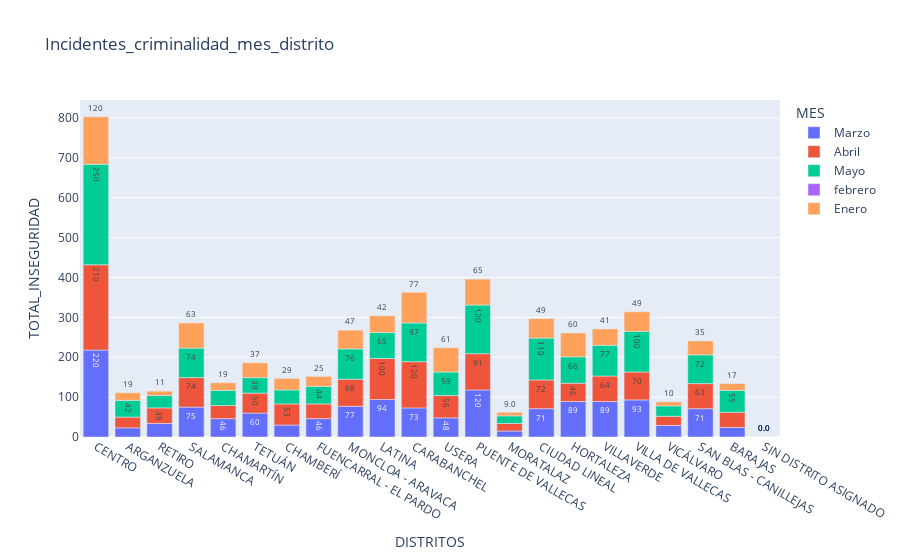

The cell this chart's notebook holds for it:
### Markdown cell above
### We plott criminality by month and district

### Code cell
fig = px.bar(df, x='DISTRITOS', y='TOTAL_INSEGURIDAD',
             hover_data=['RELACIONADAS CON LAS PERSONAS',
       'RELACIONADAS CON EL PATRIMONIO', 'POR TENENCIA DE ARMAS',
       'POR TENENCIA DE DROGAS', 'POR CONSUMO DE DROGAS'], color='MES',
             title="Incidentes_criminalidad_mes_distrito", text='TOTAL_INSEGURIDAD', )
fig.update_traces(texttemplate='%{text:.2s}', textposition='outside')
fig.update_layout(uniformtext_minsize=8, uniformtext_mode='hide')

fig.show()

### Figure 1 — Plotly figure (JSON) as saved in the notebook; plotly's stock layout.template omitted (floating-point values rounded to 4 significant figures)
{"data": [{"alignmentgroup": "True", "customdata": [[null, null, null, null, null], [null, null, null, null, null], [null, null, null, null, null], [null, null, null, null, null], [null, null, null, null, null], [null, null, null, null, null], [null, null, null, null, null], [null, null, null, null, null], [null, null, null, null, null], [null, null, null, null, null], [null, null, null, null, null], [null, null, null, null, null], [null, null, null, null, null], [null, null, null, null, null], [null, null, null, null, null], [null, null, null, null, null], [null, null, null, null, null], [null, null, null, null, null], [null, null, null, null, null], [null, null, null, null, null], [null, null, null, null, null], [null, null, null, null, null]], "hovertemplate": "MES=Marzo<br>DISTRITOS=%{x}<br>TOTAL_INSEGURIDAD=%{text}<br>RELACIONADAS CON LAS PERSONAS=%{customdata[0]}<br>RELACIONADAS CON EL PATRIMONIO=%{customdata[1]}<br>POR TENENCIA DE ARMAS=%{customdata[2]}<br>POR TENENCIA DE DROGAS=%{customdata[3]}<br>POR CONSUMO DE DROGAS=%{customdata[4]}<extra></extra>", "legendgroup": "Marzo", "marker": {"color": "#636efa"}, "name": "Marzo", "offsetgroup": "Marzo", "orientation": "v", "showlegend": true, "text": [218, 23, 34, 75, 46, 60, 30, 46, 77, 94, 73, 48, 118, 15, 71, 89, 89, 93, 29, 71, 24, 0], "textposition": "outside", "texttemplate": "%{text:.2s}", "type": "bar", "x": ["CENTRO", "ARGANZUELA", "RETIRO", "SALAMANCA", "CHAMARTÍN", "TETUÁN", "CHAMBERÍ", "FUENCARRAL - EL PARDO", "MONCLOA - ARAVACA", "LATINA", "CARABANCHEL", "USERA", "PUENTE DE VALLECAS", "MORATALAZ", "CIUDAD LINEAL", "HORTALEZA", "VILLAVERDE", "VILLA DE VALLECAS", "VICÁLVARO", "SAN BLAS - CANILLEJAS", "BARAJAS", "SIN DISTRITO ASIGNADO"], "xaxis": "x", "y": [218, 23, 34, 75, 46, 60, 30, 46, 77, 94, 73, 48, 118, 15, 71, 89, 89, 93, 29, 71, 24, 0], "yaxis": "y"}, {"alignmentgroup": "True", "customdata": [[null, null, null, null, null], [null, null, null, null, null], [null, null, null, null, null], [null, null, null, null, null], [null, null, null, null, null], [null, null, null, null, null], [null, null, null, null, null], [null, null, null, null, null], [null, null, null, null, null], [null, null, null, null, null], [null, null, null, null, null], [null, null, null, null, null], [null, null, null, null, null], [null, null, null, null, null], [null, null, null, null, null], [null, null, null, null, null], [null, null, null, null, null], [null, null, null, null, null], [null, null, null, null, null], [null, null, null, null, null], [null, null, null, null, null], [null, null, null, null, null]], "hovertemplate": "MES=Abril<br>DISTRITOS=%{x}<br>TOTAL_INSEGURIDAD=%{text}<br>RELACIONADAS CON LAS PERSONAS=%{customdata[0]}<br>RELACIONADAS CON EL PATRIMONIO=%{customdata[1]}<br>POR TENENCIA DE ARMAS=%{customdata[2]}<br>POR TENENCIA DE DROGAS=%{customdata[3]}<br>POR CONSUMO DE DROGAS=%{customdata[4]}<extra></extra>", "legendgroup": "Abril", "marker": {"color": "#EF553B"}, "name": "Abril", "offsetgroup": "Abril", "orientation": "v", "showlegend": true, "text": [214, 27, 39, 74, 33, 50, 53, 37, 68, 103, 116, 56, 91, 19, 72, 46, 64, 70, 23, 63, 38, 0], "textposition": "outside", "texttemplate": "%{text:.2s}", "type": "bar", "x": ["CENTRO", "ARGANZUELA", "RETIRO", "SALAMANCA", "CHAMARTÍN", "TETUÁN", "CHAMBERÍ", "FUENCARRAL - EL PARDO", "MONCLOA - ARAVACA", "LATINA", "CARABANCHEL", "USERA", "PUENTE DE VALLECAS", "MORATALAZ", "CIUDAD LINEAL", "HORTALEZA", "VILLAVERDE", "VILLA DE VALLECAS", "VICÁLVARO", "SAN BLAS - CANILLEJAS", "BARAJAS", "SIN DISTRITO ASIGNADO"], "xaxis": "x", "y": [214, 27, 39, 74, 33, 50, 53, 37, 68, 103, 116, 56, 91, 19, 72, 46, 64, 70, 23, 63, 38, 0], "yaxis": "y"}, {"alignmentgroup": "True", "customdata": [[null, null, null, null, null], [null, null, null, null, null], [null, null, null, null, null], [null, null, null, null, null], [null, null, null, null, null], [null, null, null, null, null], [null, null, null, null, null], [null, null, null, null, null], [null, null, null, null, null], [null, null, null, null, null], [null, null, null, null, null], [null, null, null, null, null], [null, null, null, null, null], [null, null, null, null, null], [null, null, null, null, null], [null, null, null, null, null], [null, null, null, null, null], [null, null, null, null, null], [null, null, null, null, null], [null, null, null, null, null], [null, null, null, null, null], [null, null, null, null, null]], "hovertemplate": "MES=Mayo<br>DISTRITOS=%{x}<br>TOTAL_INSEGURIDAD=%{text}<br>RELACIONADAS CON LAS PERSONAS=%{customdata[0]}<br>RELACIONADAS CON EL PATRIMONIO=%{customdata[1]}<br>POR TENENCIA DE ARMAS=%{customdata[2]}<br>POR TENENCIA DE DROGAS=%{customdata[3]}<br>POR CONSUMO DE DROGAS=%{customdata[4]}<extra></extra>", "legendgroup": "Mayo", "marker": {"color": "#00cc96"}, "name": "Mayo", "offsetgroup": "Mayo", "orientation": "v", "showlegend": true, "text": [252, 42, 31, 74, 38, 39, 35, 44, 76, 65, 97, 59, 122, 19, 105, 66, 77, 102, 26, 72, 55, 0], "textposition": "outside", "texttemplate": "%{text:.2s}", "type": "bar", "x": ["CENTRO", "ARGANZUELA", "RETIRO", "SALAMANCA", "CHAMARTÍN", "TETUÁN", "CHAMBERÍ", "FUENCARRAL - EL PARDO", "MONCLOA - ARAVACA", "LATINA", "CARABANCHEL", "USERA", "PUENTE DE VALLECAS", "MORATALAZ", "CIUDAD LINEAL", "HORTALEZA", "VILLAVERDE", "VILLA DE VALLECAS", "VICÁLVARO", "SAN BLAS - CANILLEJAS", "BARAJAS", "SIN DISTRITO ASIGNADO"], "xaxis": "x", "y": [252, 42, 31, 74, 38, 39, 35, 44, 76, 65, 97, 59, 122, 19, 105, 66, 77, 102, 26, 72, 55, 0], "yaxis": "y"}, {"alignmentgroup": "True", "customdata": [[37, 71, 11, 83, 16], [6, 3, 2, 7, 5], [4, 5, 1, 24, 0], [10, 43, 3, 17, 2], [7, 8, 1, 26, 4], [15, 24, 2, 14, 5], [10, 7, 1, 8, 4], [10, 8, 2, 26, 0], [34, 16, 5, 22, 0], [17, 24, 6, 37, 10], [37, 15, 2, 14, 5], [19, 23, 1, 5, 0], [24, 35, 12, 46, 1], [2, 7, 2, 4, 0], [14, 15, 3, 34, 5], [6, 3, 8, 56, 16], [20, 29, 0, 33, 7], [19, 16, 5, 23, 30], [17, 11, 0, 1, 0], [21, 25, 4, 19, 2], [7, 8, 0, 9, 0], [0, 0, 0, 0, 0]], "hovertemplate": "MES=febrero<br>DISTRITOS=%{x}<br>TOTAL_INSEGURIDAD=%{text}<br>RELACIONADAS CON LAS PERSONAS=%{customdata[0]}<br>RELACIONADAS CON EL PATRIMONIO=%{customdata[1]}<br>POR TENENCIA DE ARMAS=%{customdata[2]}<br>POR TENENCIA DE DROGAS=%{customdata[3]}<br>POR CONSUMO DE DROGAS=%{customdata[4]}<extra></extra>", "legendgroup": "febrero", "marker": {"color": "#ab63fa"}, "name": "febrero", "offsetgroup": "febrero", "orientation": "v", "showlegend": true, "text": [null, null, null, null, null, null, null, null, null, null, null, null, null, null, null, null, null, null, null, null, null, null], "textposition": "outside", "texttemplate": "%{text:.2s}", "type": "bar", "x": ["CENTRO", "ARGANZUELA", "RETIRO", "SALAMANCA", "CHAMARTÍN", "TETUÁN", "CHAMBERÍ", "FUENCARRAL - EL PARDO", "MONCLOA - ARAVACA", "LATINA", "CARABANCHEL", "USERA", "PUENTE DE VALLECAS", "MORATALAZ", "CIUDAD LINEAL", "HORTALEZA", "VILLAVERDE", "VILLA DE VALLECAS", "VICÁLVARO", "SAN BLAS - CANILLEJAS", "BARAJAS", "SIN DISTRITO ASIGNADO"], "xaxis": "x", "y": [null, null, null, null, null, null, null, null, null, null, null, null, null, null, null, null, null, null, null, null, null, null], "yaxis": "y"}, {"alignmentgroup": "True", "customdata": [[null, null, null, null, null], [null, null, null, null, null], [null, null, null, null, null], [null, null, null, null, null], [null, null, null, null, null], [null, null, null, null, null], [null, null, null, null, null], [null, null, null, null, null], [null, null, null, null, null], [null, null, null, null, null], [null, null, null, null, null], [null, null, null, null, null], [null, null, null, null, null], [null, null, null, null, null], [null, null, null, null, null], [null, null, null, null, null], [null, null, null, null, null], [null, null, null, null, null], [null, null, null, null, null], [null, null, null, null, null], [null, null, null, null, null], [null, null, null, null, null]], "hovertemplate": "MES=Enero<br>DISTRITOS=%{x}<br>TOTAL_INSEGURIDAD=%{text}<br>RELACIONADAS CON LAS PERSONAS=%{customdata[0]}<br>RELACIONADAS CON EL PATRIMONIO=%{customdata[1]}<br>POR TENENCIA DE ARMAS=%{customdata[2]}<br>POR TENENCIA DE DROGAS=%{customdata[3]}<br>POR CONSUMO DE DROGAS=%{customdata[4]}<extra></extra>", "legendgroup": "Enero", "marker": {"color": "#FFA15A"}, "name": "Enero", "offsetgroup": "Enero", "orientation": "v", "showlegend": true, "text": [119, 19, 11, 63, 19, 37, 29, 25, 47, 42, 77, 61, 65, 9, 49, 60, 41, 49, 10, 35, 17, 0], "textposition": "outside", "texttemplate": "%{text:.2s}", "type": "bar", "x": ["CENTRO", "ARGANZUELA", "RETIRO", "SALAMANCA", "CHAMARTÍN", "TETUÁN", "CHAMBERÍ", "FUENCARRAL - EL PARDO", "MONCLOA - ARAVACA", "LATINA", "CARABANCHEL", "USERA", "PUENTE DE VALLECAS", "MORATALAZ", "CIUDAD LINEAL", "HORTALEZA", "VILLAVERDE", "VILLA DE VALLECAS", "VICÁLVARO", "SAN BLAS - CANILLEJAS", "BARAJAS", "SIN DISTRITO ASIGNADO"], "xaxis": "x", "y": [119, 19, 11, 63, 19, 37, 29, 25, 47, 42, 77, 61, 65, 9, 49, 60, 41, 49, 10, 35, 17, 0], "yaxis": "y"}], "layout": {"barmode": "relative", "legend": {"title": {"text": "MES"}, "tracegroupgap": 0}, "title": {"text": "Incidentes_criminalidad_mes_distrito"}, "uniformtext": {"minsize": 8, "mode": "hide"}, "xaxis": {"anchor": "y", "domain": [0, 1], "title": {"text": "DISTRITOS"}}, "yaxis": {"anchor": "x", "domain": [0, 1], "title": {"text": "TOTAL_INSEGURIDAD"}}}}
